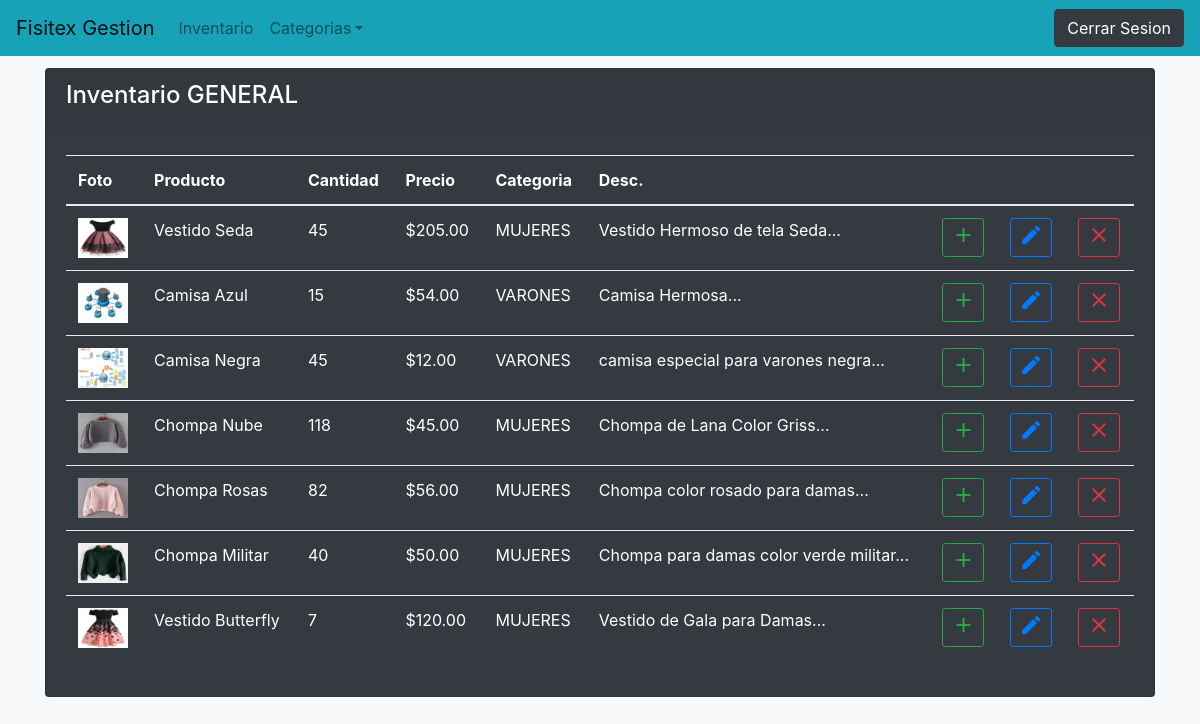
Page /ecommerce_cliente/ecommerce/admin/categorias.php?opc=GENERAL on the committed database.
### tables this page shows
CREATE TABLE `inventario` (
  `id` int(10) NOT NULL,
  `clave` varchar(200) NOT NULL,
  `producto` varchar(100) NOT NULL,
  `cantidad` int(5) NOT NULL,
  `precio` decimal(8,2) NOT NULL,
  `categoria` varchar(50) NOT NULL,
  `descripcion` text NOT NULL,
  `foto` varchar(100) NOT NULL
);

### ecommerce_cliente/ecommerce/admin/categorias.php (the view, shortened to what this page needs)
<?php include '../extend/header.php';
$opc = htmlentities($_GET['opc']);
 ?>
<div class="container" style="margin-top: 1%;">
	<div class="card text-white bg-dark" style="margin-top: 1%;">
				<div class="card-header"><h4 class="card-title">Inventario <?php echo $opc ?></h4></div>
				<div class="card-body">
					<table class="table">
						<thead style="color:#FFFFFF">
							<th>Foto</th>
							<th>Producto</th>
							<th>Cantidad</th>
							<th>Precio</th>
							<th>Categoria</th>
							<th>Desc.</th>
							<th></th>
							<th></th>
							<th></th>
						</thead>
						<tbody>
							<?php
							if ($opc == 'GENERAL') {
							$sel = $con->prepare("SELECT * FROM inventario ORDER BY id ");
							$sel->execute();
							}else{
							$sel = $con->prepare("SELECT * FROM inventario WHERE categoria = ? ORDER BY id ");
							$sel->execute(array($opc));
							}
							  	while ($f = $sel->fetch()) {  ?>
							  	<tr style="color:#FFFFFF">
							  		<td><img src="<?php echo $f['foto'] ?>" width="50" heigth="50" ></td>
							  		<td><?php echo $f['producto'] ?></td>
							  		<td><?php echo $f['cantidad'] ?></td>
							  		<td><?php echo "$". number_format($f['precio'], 2) ?></td>
							  		<td><?php echo $f['categoria'] ?></td>
							  		<td><?php echo substr($f['descripcion'] , 0, 100) ?>...</td>
							  		<td><a href="agregar_imagenes.php?clave=<?php echo $f['clave'] ?>" class="btn btn-outline-success btn-sm"><span class="material-icons">add</span></a></td>
							  		<td><a href="editar_producto.php?clave=<?php echo $f['clave'] ?>" class="btn btn-outline-primary btn-sm"><span class="material-icons">edit</span></a></td>
							  		<td><a href="#" class="btn btn-outline-danger btn-sm" onclick="bootbox.confirm('Seguro que desea realizar esta accion', function(result){ if (result == true){ location.href='eliminar_producto.php?clave=<?php echo $f['clave'] ?>&foto=<?php echo $f['foto'] ?>&pag=categorias.php&opc=<?php echo $opc ?>';} })"><span class="material-icons" >clear</span></a></td>
							  	</tr>
							  	<?php
							  	}
							  	 ?>
						</tbody>
					</table>
				</div>
			</div>
</div>
</body>
</html>

### ecommerce_cliente/ecommerce/extend/header.php (style rules this page uses)
body { padding-bottom:10px; }

### rows in the picture
inventario: foto (picture), producto "Vestido Seda", cantidad "45", precio "205.00", categoria "MUJERES", descripcion "Vestido Hermoso de tela Seda"
inventario: foto (picture), producto "Camisa Azul", cantidad "15", precio "54.00", categoria "VARONES", descripcion "Camisa Hermosa"
inventario: foto (picture), producto "Camisa Negra", cantidad "45", precio "12.00", categoria "VARONES", descripcion "camisa especial para varones negra"
inventario: foto (picture), producto "Chompa Nube", cantidad "118", precio "45.00", categoria "MUJERES", descripcion "Chompa de Lana Color Griss"
inventario: foto (picture), producto "Chompa Rosas", cantidad "82", precio "56.00", categoria "MUJERES", descripcion "Chompa color rosado para damas"
inventario: foto (picture), producto "Chompa Militar", cantidad "40", precio "50.00", categoria "MUJERES", descripcion "Chompa para damas color verde militar"
inventario: foto (picture), producto "Vestido Butterfly", cantidad "7", precio "120.00", categoria "MUJERES", descripcion "Vestido de Gala para Damas"

### other values in the picture
$opc "GENERAL"
